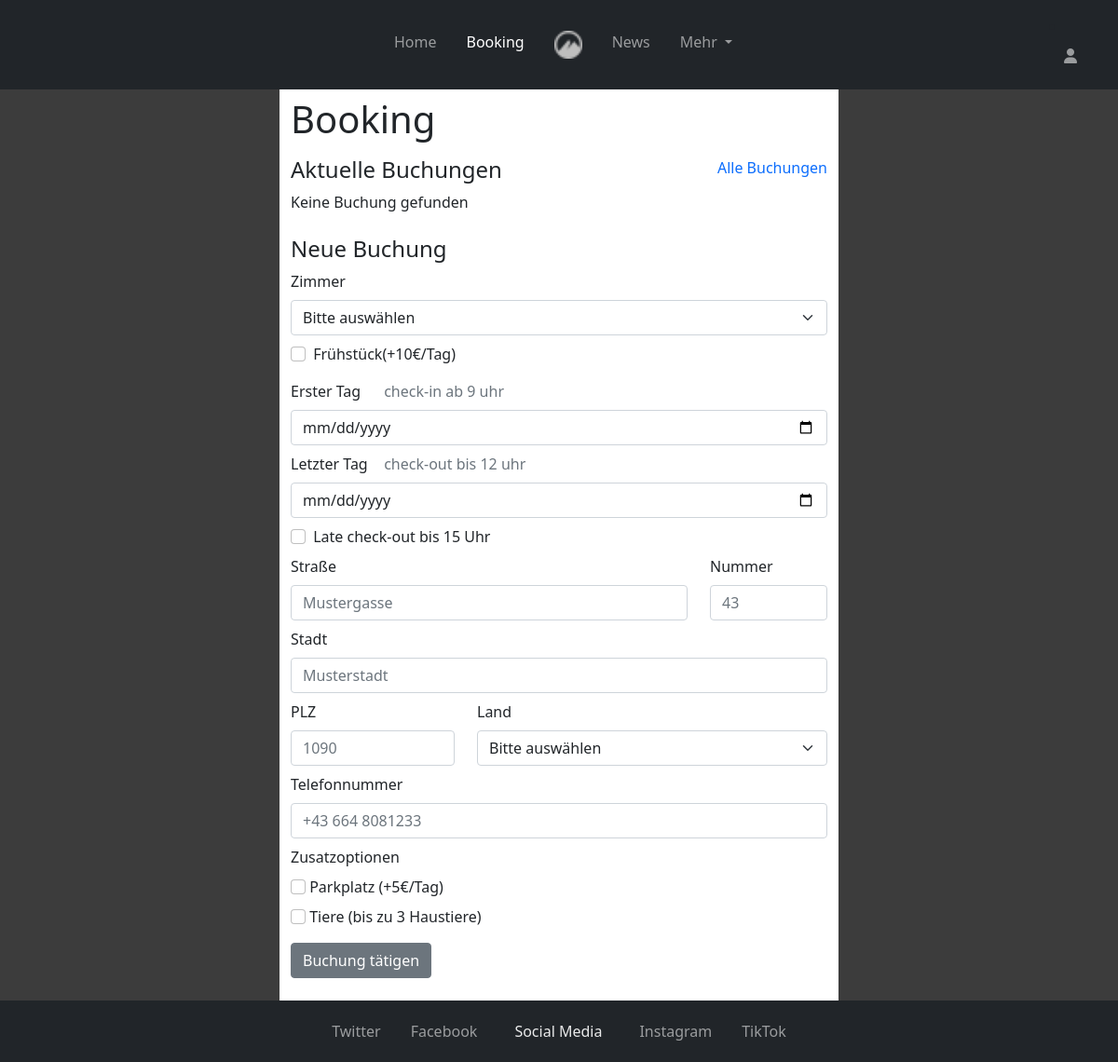
The app's page /booking.php (signed in), older data.
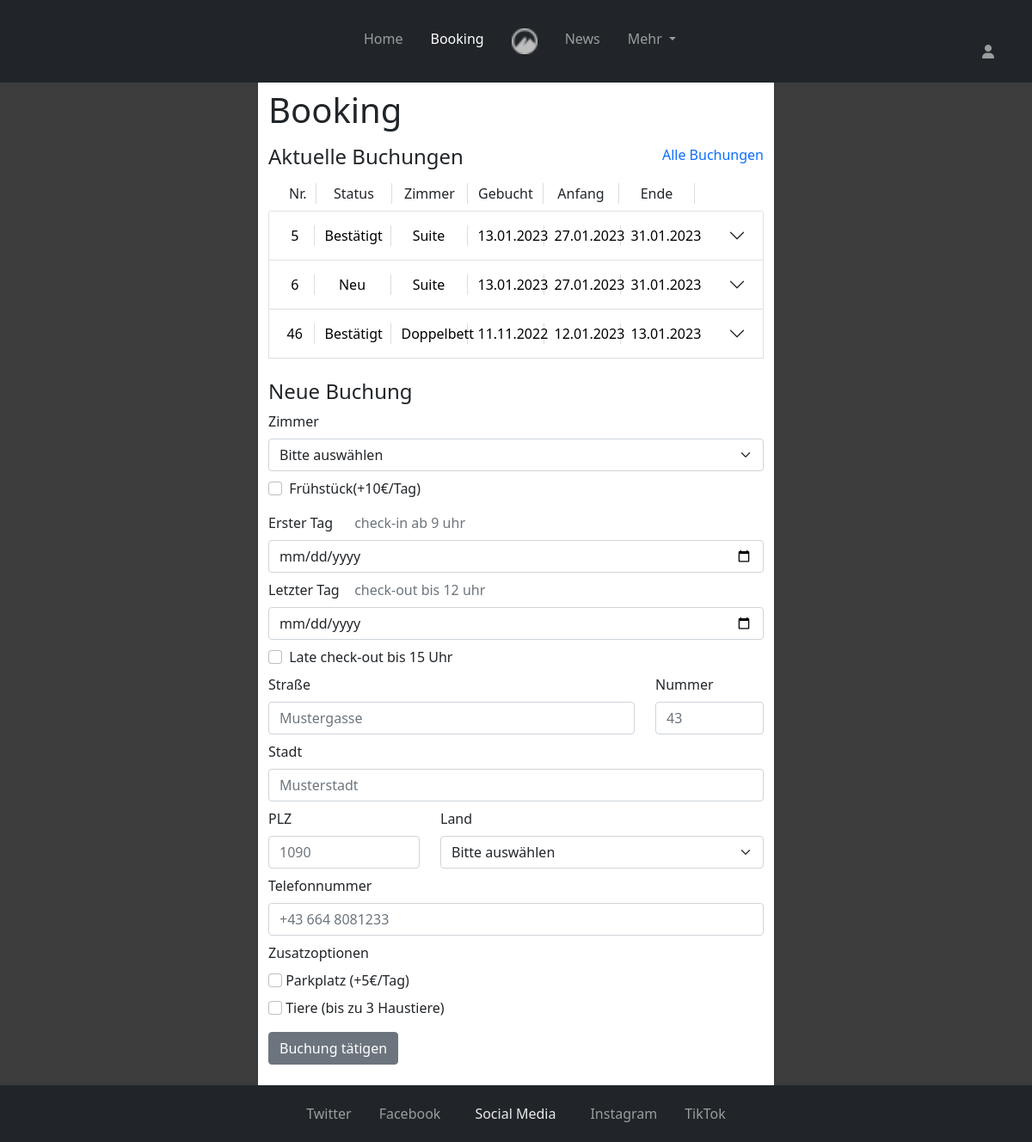
The same page, newer data.
### tables this page shows
CREATE TABLE `booking` (
  `bookingid` int(11) NOT NULL,
  `fk_userid` int(11) NOT NULL,
  `fk_roomtypeid` int(11) NOT NULL,
  `reservation_date` int(10) NOT NULL COMMENT 'UNIX timestamp',
  `arrive_day` int(10) NOT NULL COMMENT 'UNIX timestamp',
  `depart_day` int(10) NOT NULL COMMENT 'UNIX timestamp',
  `address` varchar(255) NOT NULL,
  `country` varchar(40) NOT NULL,
  `plz` varchar(20) NOT NULL,
  `phone_number` varchar(16) NOT NULL,
  `status` int(1) DEFAULT NULL
);

### php/scripts/funcs.php (called while the page is built, shortened)
<?php
function get_default(&$var, $default=NULL, $filter_htmlspecialchars=True){
    if(isset($var)){
        if($filter_htmlspecialchars){$var = htmlspecialchars($var);}
        return $var;
    } else {
        return $default;
    }
}
?>

### php/scripts/booking_logic.php (called while the page is built, shortened)
<?php
require_once 'funcs.php';
$db = get_db();
$sql = "SELECT `bookingid`, `firstname`, `lastname`, `fk_roomtypeid`, `reservation_date`, `arrive_day`, `depart_day`, `address`, `plz`, `country`, `phone_number`, booking.`status`
        FROM booking
        JOIN user ON fk_userid = userid
        JOIN person ON fk_personid = personid
        WHERE fk_userid = " . $_SESSION['userid'] . "
        AND depart_day > " . time() - 86400;
$bookings = $db->query($sql)->fetch_all(MYSQLI_ASSOC);
$date_start = get_default($_POST['date_start']);
$date_end = get_default($_POST['date_end']);
$late_check_out = get_default($_POST['late_check_out']);
$street = get_default($_POST['street']);
$street_nr = get_default($_POST['street_nr']);
$city = get_default($_POST['city']);
$plz = get_default($_POST['plz']);
$country = get_default($_POST['country']);
$phone_nr = get_default($_POST['phone_nr']);
$breakfast = get_default($_POST['breakfast']);
$parking = get_default($_POST['parking']);
$animals = get_default($_POST['animals']);
if (!isset($_POST['submit'])){
    return;
}
?>

### php/templates/display_bookings.php (the view, shortened to what this page needs)
<?php
$DATE_FORMAT = 'd.m.Y';
?>
<div class="accordion mt-2" id="accordionPanelsStayOpen">
  <?php
  foreach($bookings as $booking):
    $id = $booking['bookingid'];
    switch($booking['status']){
      case 0: $status = 'Neu'; break;
      case 1: $status = 'Bestätigt'; break;
    }
    switch($booking['fk_roomtypeid']){
      case 1: $roomtype = 'Suite'; break;
      case 2: $roomtype = 'Doppelbett'; break;
    }
  ?>
  <div class="accordion-item">
    <div class="accordion-header" id="panelsStayOpen-heading<?=$id?>">
      <button class="accordion-button collapsed" type="button" data-bs-toggle="collapse" data-bs-target="#panelsStayOpen-collapse<?=$id?>" aria-expanded="false" aria-controls="panelsStayOpen-collapse<?=$id?>">
        <div class="row" style="width: 100%; color: black; font-weight: normal;">
          <div class="col-6 col-sm-4 col-lg-1 mt-lg-0 accordion-title">
            <span class="d-block text-center" id="bookingid"> <?=$booking['bookingid']?> </span>
          </div>
          <div class="col-6 col-sm-4 col-lg-2 mt-lg-0 accordion-title">
            <span class="d-block text-center" id="status"> <?=$status?> </span>
          </div>
          <div class="col-6 col-sm-4 col-lg-2 mt-3 mt-sm-0 accordion-title">
            <span class="d-block text-center" id="lastname"> <?=$roomtype?> </span>
          </div>
          <div class="col-6 col-sm-4 col-lg-2 mt-3 mt-lg-0 accordion-title">
            <span class="d-block text-center" id="booked"> <?=date($DATE_FORMAT, $booking['reservation_date'])?> </span>
          </div>
          <div class="col-6 col-sm-4 col-lg-2 mt-3 mt-lg-0 accordion-title">
            <span class="d-block text-center" id="start_date"> <?=date($DATE_FORMAT, $booking['arrive_day'])?> </span>
          </div>
          <div class="col-6 col-sm-4 col-lg-2 mt-3 mt-lg-0">
            <span class="d-block text-center" id="end_date"> <?=date($DATE_FORMAT, $booking['depart_day']) ?> </span>
          </div>
        </div>
      </button>
    </div>
  </div>
<?php endforeach; ?>

### booking.php (shortened to what this page needs)
<?php
  require 'php/scripts/booking_logic.php';
?>
<!DOCTYPE html>
<html lang="de">
<head>
  <?php require 'php/head.php'; ?>
</head>
<body>
  <div class="container-site d-flex flex-column justify-content-between">
  <div class="container-navbar-content d-flex flex-column flex-grow-1">
    <?php include 'php/navbar.php' ?>
    <div class="flex-container content-background flex-grow-1">
    <div class="container site_content py-2 pb-4">
      <h1>Booking</h1>
        <div class="mt-3 d-flex justify-content-between current-bookings">
          <h4 class="">Aktuelle Buchungen</h3>
          <a class="" href="user/bookings.php">Alle Buchungen</a>
        </div>
        <?php if(empty($bookings)): ?>
          <p>Keine Buchung gefunden</p>
        <?php else: ?>
          <div class="mt-2 container-fluid row text-center">
            <span class="d-none d-lg-inline col-lg-1 accordion-title">Nr.</span>
            <span class="d-none d-lg-inline col-lg-2 accordion-title">Status</span>
            <span class="d-none d-lg-inline col-lg-2 accordion-title">Zimmer</span>
            <span class="d-none d-lg-inline col-lg-2 accordion-title">Gebucht</span>
            <span class="d-none d-lg-inline col-lg-2 accordion-title">Anfang</span>
            <span class="d-none d-lg-inline col-lg-2 accordion-title">Ende</span>
          </div>
          <?php require 'php/templates/display_bookings.php'; ?>
        <?php endif; ?>
        <div class="form-new-booking">
          <h4 class="mt-4">Neue Buchung</h3>
          <form action="" method="post">
            <div class="mb-2">
              <label for="form-label">Zimmer</label>
              <select class="form-select mt-2" name="room" id="room" required>
                <option value="">Bitte auswählen</option>
              </select>
              <div class="mt-2">
                <input class="form-check-input" type="checkbox" name="breakfast" id="breakfast"
                  <?=($breakfast) ? 'selected' : '' ?> >
                <label class="form-label ms-1" for="breakfast">Frühstück(+10€/Tag)</label>
              </div>
            </div>
            <div class="mb-2">
              <label class="form-label col-2" for="begin">Erster Tag</label>
              <span class="text-muted">check-in ab 9 uhr</span>
              <div class="col-12">
                <input class="form-control" type="date" name="date_start" id="date_start"
                  min="<?=date('Y-m-d', time()); ?>" value="<?=$date_start?>" required>
              </div>
            </div>
            <div class="">
              <label class="form-label col-2" for="end">Letzter Tag</label>
              <span class="text-muted">check-out bis 12 uhr</span>
              <div class="col-12">
                <input class="form-control" type="date" name="date_end" id="date_end"
                  min="<?=date('Y-m-d', time()); ?>" value="<?=$date_end?>" required>
              </div>
              <div class="mt-2">
                <input class="form-check-input" type="checkbox" name="late_check_out" id="late_check_out"
                  <?=($late_check_out) ? 'selected' : '' ?> >
                <label class="form-label ms-1" for="late_check_out">Late check-out bis 15 Uhr</label>
              </div>
            </div>
            <div class="mb-2">
              <div class="row" role="labels">
                <span class="col-9">
                  <label class="form-label" for="street">Straße</label>
                </span>
                <span class="col-3">
                  <label class="form-label" for="street_nr">Nummer</label>
                </span>
              </div>
              <div class="row" role="input-fields">
                <span class="col-9">
                  <input type="text" class="form-control" name="street" id="street" placeholder="Mustergasse"
                    value="<?=$street ?>" required>
                </span>
                <span class="col-3">
                  <input type="text" class="form-control" id="street_nr" name="street_nr" placeholder="43"
                  value="<?=$street_nr ?>" required>
                </span>
              </div>
            </div>
            <div class="mb-2">
              <label class="form-label" for="city">Stadt</label>
              <input class="form-control" type="text" name="city" id="city" placeholder="Musterstadt"
              value="<?=$city ?>" required>
            </div>
            <div class="mb-2">
              <div class="row" role="labels">
                <span class="col-4">
                  <label class="form-label" for="plz">PLZ</label>
                </span>
                <span class="col-8">
                  <label class="form-label" for="country">Land</label>
                </span>
              </div>
              <div class="row" role="input-fields">
                <span class="col-4">
                  <input class="form-control" type="number" name="plz" id="plz" placeholder="1090"
                  value="<?=$plz ?>" required>
                </span>
                <span class="col-8">
                  <select class="form-select" id="country" name="country" value="Austria"
                    value="<?=$country ?>" required>
                    <option>Bitte auswählen</option>
                  </select>
                </span>
              </div>
            </div>
            <div class="mb-2">
              <label class="form-label" for="phone_nr">Telefonnummer</label>
              <input class="form-control" type="tel" name="phone_nr" id="phone_nr" placeholder="+43 664 8081233"
                value="<?=$phone_nr ?>" required>
            </div>
            <label class="form-label" for="additional-options">Zusatzoptionen</label>
            <div class="mb-2" name="additional-options">
              <div>
                <input class="form-check-input" type="checkbox" name="parking" id="parking"
                  <?=($parking) ? 'selected' : '' ?> >
                <label class="form-label" for="parking">Parkplatz (+5€/Tag)</label>
              </div>
              <div>
                <input class="form-check-input" type="checkbox" name="animals" id="animals"
                  <?=($animals) ? 'selected' : '' ?> >
                <label class="form-label" for="animals">Tiere (bis zu 3 Haustiere)</label>
              </div>
            </div>
            <div class="">
              <input class="btn btn-secondary" type="submit" name="submit" value="Buchung tätigen">
            </div>
          </form>
        </div>
      </div>
    </div>
    </div>
  <?php include 'php/footer.php' ?>
  </div>
</body>
</html>

### php/head.php (shortened to what this page needs)
<link href="/css/bootstrap.min.css" rel="stylesheet">
<link href="/styles.css" rel="stylesheet">

### php/navbar.php (shortened to what this page needs)
<?php
    $current_url = $_SERVER['PHP_SELF'];
    $current_page = '';
    require_once 'scripts/funcs.php';
    if (strpos($current_url, 'index.php')) {
        $current_page = 'index';
    } elseif (strpos($current_url, 'booking.php')) {
        $current_page = 'booking';
    } elseif(strpos($current_url, 'news.php')){
        $current_page = 'news';
    }
?>
<nav class="navbar navbar-expand-sm bg-dark navbar-dark p-3 sticky-top" id="headerNav">
  <div class="container-fluid">
    <div class="collapse navbar-collapse order-1" id="navbarNavDropdown">
      <ul class="navbar-nav mx-auto ">
        <li class="nav-item">
          <a class="nav-link mx-2 text-center <?php print(($current_page == 'index') ? 'active' : '')?>" aria-current="page" href="/index.php">Home</a>
        </li>
        <li class="nav-item">
          <a class="nav-link mx-2 text-center <?php print(($current_page == 'booking') ? 'active' : '')?>" href="/booking.php">Booking</a>
        </li>
        <li class="nav-item d-none d-lg-block">
          <a class="nav-link mx-2" href="/index.php">
            <img src="/img/hotel_logo.png" height="30" />
          </a>
        </li>
        <li class="nav-item">
          <a class="nav-link mx-2 text-center <?php print(($current_page == 'news') ? 'active' : '')?>" href="/news.php">News</a>
        </li>
        <li class="nav-item dropdown">
          <a class="nav-link mx-2 text-center dropdown-toggle" href="#" id="navbarDropdownMenuLink" role="button" data-bs-toggle="dropdown" aria-expanded="false">
            Mehr
          </a>
        </li>
      </ul>
    </div>
    <div class="profile-dropdown order-0 order-sm-2">
      <li class="nav-item dropdown">
        <a class="nav-link profile-icon" href="#" id="profileDropdownMenuLink" role="button" data-bs-toggle="dropdown" aria-expanded="false">
          <i class="fa-solid fa-user"></i>
        </a>
      </li>
    </div>
  </div>
</nav>

### php/footer.php (shortened to what this page needs)
<footer class="container-fluid py-3 bg-dark">
  <ul class="d-flex justify-content-around justify-content-sm-center">
    <li class="footer-item">
      <a href="#">
        <span class="d-none d-sm-inline text-center">Twitter</span>
      </a>
    </li>
    <li class="footer-item">
      <a href="#">
        <span class="d-none d-sm-inline text-center">Facebook</span>
      </a>
    </li>
    <li class="footer-item d-none d-sm-block text-follow-us">
      <span class="px-2">Social Media</span>
    </li>
    <li class="footer-item">
      <a href="#">
        <span class="d-none d-sm-inline text-center">Instagram</span>
      </a>
    </li>
    <li class="footer-item">
      <a href="#">
        <span class="d-none d-sm-inline text-center">TikTok</span>
      </a>
    </li>
  </ul>
</footer>

### styles.css (style rules this page uses)
a { text-decoration: none !important; }
.container-site { height: 100vh; background-color:rgb(60, 60, 60); }
div.content-background { padding: 0% 0%; background-color:rgb(60, 60, 60); }
.site_content { background-color: white; }
.profile-icon > i { color: rgba(255,255,255,.55) !important }
.profile-dropdown { right: 0; left: unset !important; }
@media screen and (min-width: 992px) { div[id="navbarNavDropdown"] { margin-left: 55px; } }
footer ul { margin-bottom: 0px; padding-left: 0px; list-style: none; }
footer li.footer-item { margin: 5px 1rem; }
footer .text-follow-us { color:rgba(255,255,255,.90); }
footer a { color: rgba(255,255,255,.55); }
@media screen and (min-width: 1200px) { .accordion-title { border-right: #ddd 1px solid; } }
@media screen and (min-width: 768px) { div.content-background { padding: 0% 15%; } }
@media screen and (min-width: 1200px) { div.content-background { padding: 0% 25%; } }

Row changes from the older to the newer data that the page shows:
added booking: bookingid "5", status "Bestätigt", fk_roomtypeid "Suite", reservation_date "13.01.2023", arrive_day "27.01.2023", depart_day "31.01.2023"
added booking: bookingid "6", status "Neu", fk_roomtypeid "Suite", reservation_date "13.01.2023", arrive_day "27.01.2023", depart_day "31.01.2023"
added booking: bookingid "46", status "Bestätigt", fk_roomtypeid "Doppelbett", reservation_date "11.11.2022", arrive_day "12.01.2023", depart_day "13.01.2023"
Text that changed along with them:
text no longer shown: "Keine Buchung gefunden"
text now shown: "Nr. Status Zimmer Gebucht Anfang Ende"
